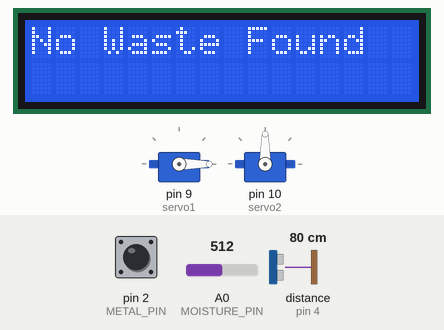
A sketch run on a simulated Arduino Uno, built with avr-gcc and run on an emulated ATmega328P. Shown: 2 × servo, 16×2 character LCD. Wiring (inferred from the names in the program): ultrasonic range finder: trigger pin 3; echo pin 4. The test bench sets the inputs (shaded band); at power-on: distance to the obstacle (sensor on pin 4) 80 cm, A0 (MOISTURE_PIN) = 512, pin 2 (METAL_PIN) HIGH. The echo pulse lasts 58.3 µs per cm; what the sketch prints to the serial monitor is not drawn.

Above: at 3.2 s.
3.3 s: distance to the obstacle (sensor on pin 4) set to 7 cm
5.5 s: distance to the obstacle (sensor on pin 4) set to 4 cm
At 7.3 s:
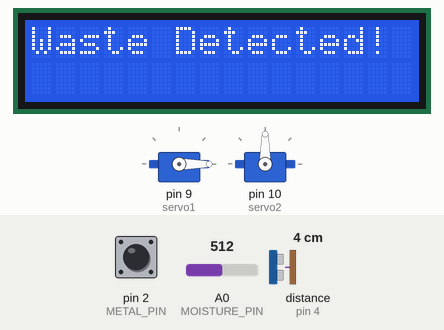
At 9.7 s:
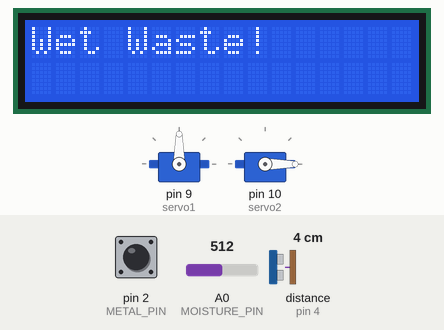
9.8 s: A0 (MOISTURE_PIN) set to 686
14.1 s: A0 (MOISTURE_PIN) set to 711
At 17.5 s:
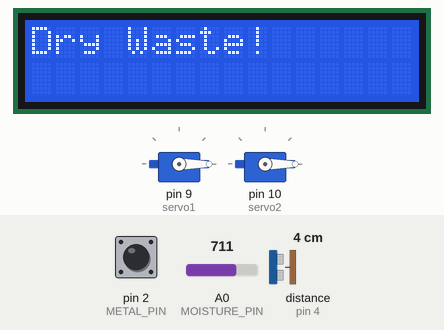
18.3 s: pin 2 (METAL_PIN) pulled LOW for 1.35 s
At 21.6 s:
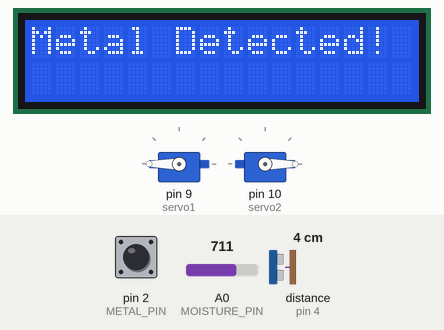
23.9 s: pin 2 (METAL_PIN) pulled LOW for 3.2 s
Timing chart, 0 to 30.6 s (numbered marks = the images above; inputs shaded):
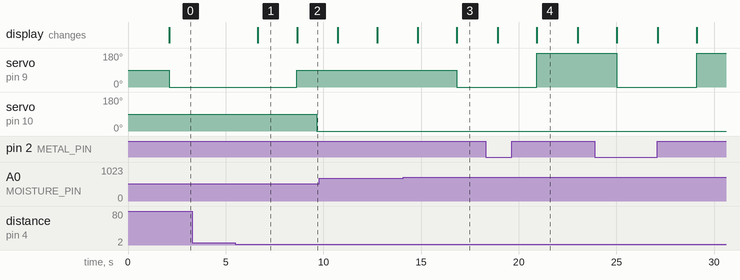

Measured:
- the behaviour switches between 6 and 5 cm on distance to the obstacle (sensor on pin 4) (found by bisection; images 0 and 1)
- the behaviour switches between 699 and 700 on A0 (MOISTURE_PIN) (found by bisection; images 2 and 3)
- after the input at 3.3 s, every drawn part: stays the same
- after the input at 5.5 s, servo on pin 9 (servo1): 0° → 90° after 3.1 s; servo on pin 10 (servo2): 90° → 0° after 4.2 s; the display: changes after 1.1 s (image 1)
- after the input at 14.1 s, servo on pin 9 (servo1): 90° → 0° after 2.7 s; the display: first differs from a run without the input after 2.7 s (image 3)
- after the input at 18.3 s, servo on pin 9 (servo1): 0° → 180° after 2.6 s; the display: first differs from a run without the input after 2.6 s (image 4)
- what the display in image 1 shows lasts 2.1 s, from 6.6 s to 8.7 s
- what the display in image 4 shows lasts 2.1 s, from 20.9 s to 23.0 s

The sketch:

darshan.ino
```cpp
#include <Servo.h>
#include <Wire.h>
#include <LiquidCrystal_I2C.h>
#define MOISTURE_PIN A0
#define METAL_PIN 2
#define TRIG_PIN 3
#define ECHO_PIN 4
#define MOISTURE_THRESHOLD 700
#define DISTANCE_THRESHOLD 5
Servo servo1;
Servo servo2;
LiquidCrystal_I2C lcd(0x27, 16, 2);
int metalCount = 0;
int wetCount = 0;
int dryCount = 0;
void setup() {
Serial.begin(9600);
servo1.attach(9);
servo2.attach(10);
pinMode(MOISTURE_PIN, INPUT);
pinMode(METAL_PIN, INPUT_PULLUP);
pinMode(TRIG_PIN, OUTPUT);
pinMode(ECHO_PIN, INPUT);
lcd.init();
lcd.backlight();
lcd.setCursor(0, 0);
lcd.print("Waste Sorting");
delay(2000);
Serial.println("Setup Complete. Waiting for waste detection...");
}
void loop() {
  long duration = measureDistance();

  float distance = duration * 0.034 / 2;

  int moistureValue = analogRead(MOISTURE_PIN);
  bool isMetalDetected = !digitalRead(METAL_PIN);

  String wasteType = "";

  Serial.print("Distance: ");
  Serial.print(distance);
  Serial.println(" cm");

  Serial.print("Moisture Value: ");
  Serial.println(moistureValue);

  if (distance < DISTANCE_THRESHOLD) {
    lcd.setCursor(0, 0);
    lcd.print("Waste Detected!  ");
    delay(2000);

    if (isMetalDetected) {
      servo1.write(180);
      lcd.setCursor(0, 0);
      lcd.print("Metal Detected!  ");
      wasteType = "Metal";
      metalCount++;
      Serial.println("Metal Waste Detected!");
      delay(1000);
      servo2.write(0);
    } else if (moistureValue < MOISTURE_THRESHOLD) {
      servo1.write(90);
      lcd.setCursor(0, 0);
      lcd.print("Wet Waste!       ");
      wasteType = "Wet";
      wetCount++;
      Serial.println("Wet Waste Detected!");
      delay(1000);
      servo2.write(0);
    } else {
      servo1.write(0);
      lcd.setCursor(0, 0);
      lcd.print("Dry Waste!       ");
      wasteType = "Dry";
      dryCount++;
 Serial.println("Dry Waste Detected!");
      delay(1000);
      servo2.write(0);

    }
  }

else {
    lcd.setCursor(0, 0);
    lcd.print("No Waste Found   ");
    wasteType = "None";
    servo1.write(0);  // Reset servo1 position
    servo2.write(90);  // Reset servo2 position
    Serial.println("No Waste Detected");
  }

  Serial.println("---- Waste Status ----");
  Serial.print("Waste Type: ");
  Serial.println(wasteType);
  Serial.print("Metal Waste Count: ");
  Serial.println(metalCount);
  Serial.print("Wet Waste Count: ");
  Serial.println(wetCount);
  Serial.print("Dry Waste Count: ");
  Serial.println(dryCount);

  Serial.print("Data: ");
  Serial.print(wasteType);
  Serial.print(",");
  Serial.print(metalCount);
  Serial.print(",");
  Serial.print(wetCount);
  Serial.print(",");
  Serial.println(dryCount);

  delay(1000);
}

long measureDistance() {
  digitalWrite(TRIG_PIN, LOW);
  delayMicroseconds(2);
  digitalWrite(TRIG_PIN, HIGH);
  delayMicroseconds(10);
  digitalWrite(TRIG_PIN, LOW);
  return pulseIn(ECHO_PIN, HIGH);
}
```
